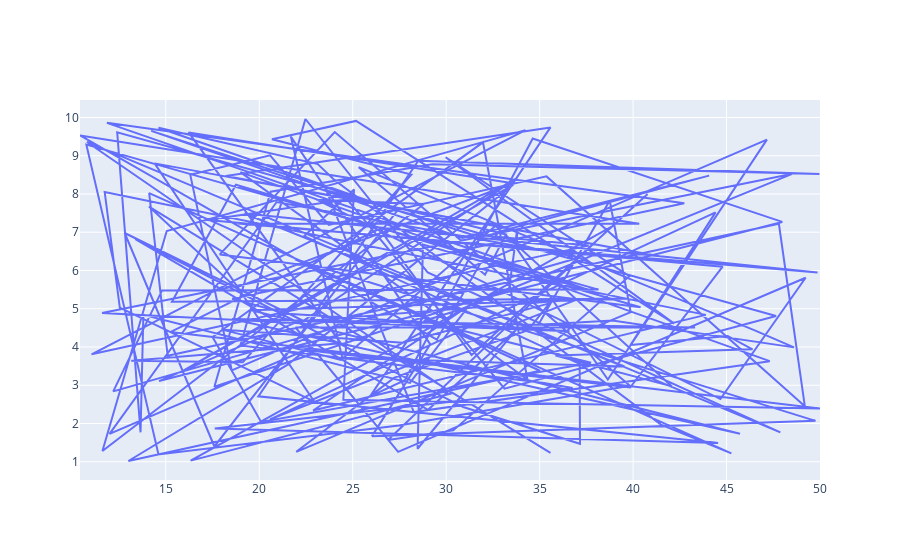

The cell this chart's notebook holds for it:
### Code cell
fig = go.Figure()
fig.add_trace(go.Scatter(x = tips.total_bill, y = tips.tip, mode="lines"))
fig.show()

### Figure 1 — Plotly figure (JSON) as saved in the notebook; plotly's stock layout.template omitted (floating-point values rounded to 4 significant figures; data arrays with more than 128 entries replaced by an {"elided": "..."} marker saying what was removed)
{"data": [{"mode": "lines", "type": "scatter", "x": {"elided": "200 float values"}, "y": {"elided": "200 float values"}}], "layout": {}}
